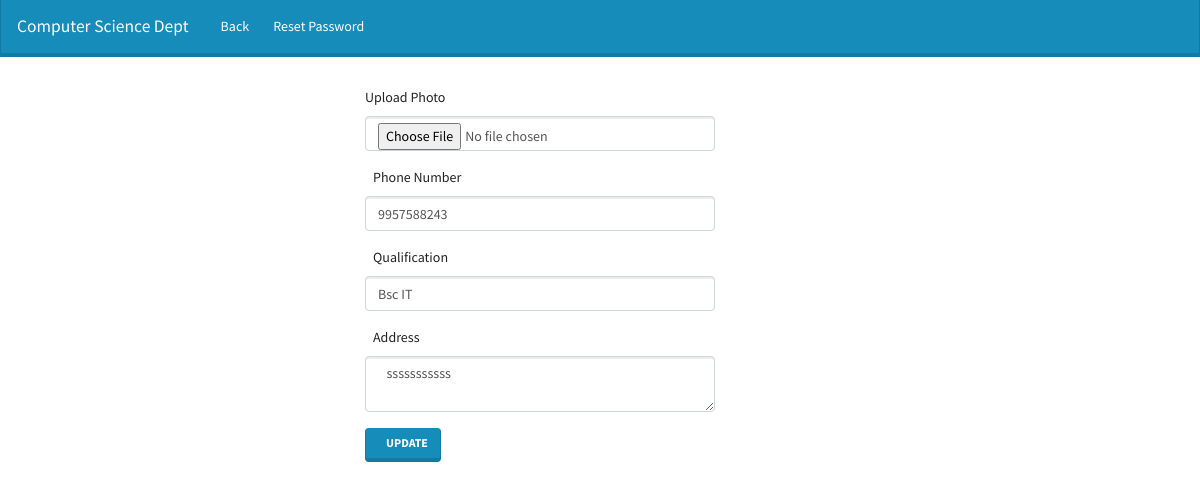
The app's page /Faculties/Faculty_update.php with its own data.
### tables this page shows
CREATE TABLE `faculties` (
  `fid` int(11) NOT NULL,
  `fimage` varchar(100) DEFAULT NULL,
  `fname` varchar(30) NOT NULL,
  `fqualification` varchar(30) NOT NULL,
  `fphone` bigint(10) NOT NULL,
  `femail` varchar(30) NOT NULL,
  `faddress` varchar(100) DEFAULT NULL,
  `fpass` varchar(50) NOT NULL,
  `fdesig` varchar(50) DEFAULT NULL
);

### Faculties/Faculty_update.php (the view, shortened to what this page needs)
<?php
$t1 = $_SESSION['femail'];
$conn = mysqli_connect('localhost','root','','Web_Project');
$query="select * from faculties where femail='$t1'";
$result=mysqli_query($conn,$query);
while($row = mysqli_fetch_array($result))
{
  $n1=$row["fqualification"];
  $n2=$row["fphone"];
  $n3=$row["faddress"];
}
?>
<!DOCTYPE html>
<html>
<head>
  <link rel="stylesheet" type="text/css" href="../css/style.css">
</head>
<body>
  <nav class="navbar navbar-expand-lg navbar-dark bg-primary">
  <a class="navbar-brand" href="#">Computer Science Dept</a>
  <div class="collapse navbar-collapse" id="navbarColor01">
    <ul class="navbar-nav mr-auto">
      <li class="nav-item active">
        <a class="nav-link" href="index.php"><span class="iconify" data-icon="eva:arrow-ios-back-fill" data-inline="false"></span>Back
        </a>
      </li>
       <li class="nav-item active">
        <a class="nav-link" href="faculty_reset_pass.php"><span class="iconify" data-icon="eva:arrow-ios-back-fill" data-inline="false"></span>Reset Password
        </a>
      </li>
    </ul>
  </div>
</nav>
 <div class="container" >
   <div class="row">
     <div id = "c1" class="col-4">
       <form method="post"  enctype="multipart/form-data">
                              <div class="form-group">
                            <label for="exampleInputPassword1">Upload Photo</label>
                            <input type="file"  name="uploadfile" class="form-control" id="examplePassword" placeholder="">
                            </div>
                                <div class="form-group">
                               <label for="t3"><span class="iconify" data-icon="carbon:phone-filled" data-inline="false"></span>Phone Number</label>
                                <input type="text" class="form-control" id="t3" name="t3" value="<?php echo "$n2" ?>">
                                </div>
                                <div class="form-group">
                               <label for="t4"><span class="iconify" data-icon="carbon:phone-filled" data-inline="false"></span>Qualification</label>
                                <input type="text" class="form-control" id="t5" name="t5" value="<?php echo "$n1" ?>">
                                </div>
                                <div class="form-group">
                               <label for="t4"><span class="iconify" data-icon="el:address-book" data-inline="false"></span>Address</label>
                                <textarea class="form-control" id="t4" name="t4" > <?php echo "$n3" ?></textarea>
                                </div>
                                 <button type="submit" name="submit" class="btn btn-primary"><span class="iconify" data-icon="grommet-icons:update" data-inline="false"></span>Update</button>
                                </form>
                        </div>
     </div>
   </div>
</body>
</html>

### Faculties/Faculty_update.php (style rules this page uses)
#c1 { margin-top : 30px; margin-left : 320px; }

### records on screen
faculties: t3 "9957588243", t5 "Bsc IT", t4 "sssssssssss"
